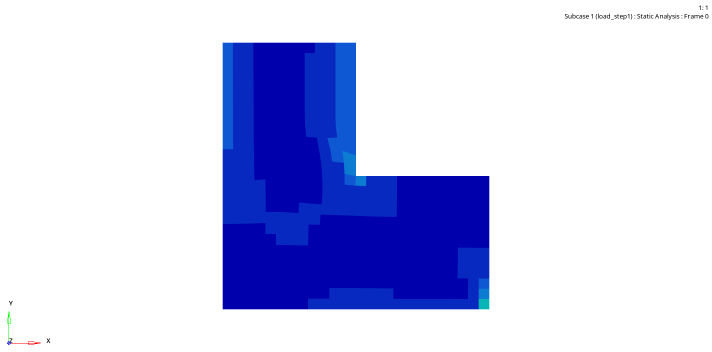
#> input picture datasets/dataset/lq/L_test1.png, 1424 x 704 px (shown at 1/2 size); its folder holds 4 pictures in this run
$ python downsize.py
#> lines starting #> are read from the running program, lines starting #| are printed output that depends on the picture
from PIL import Image
import os
# import glob

current_dir = os.getcwd()
print(current_dir)
files = os.listdir(current_dir + '/lq')
files = [f for f in files if os.path.isfile(os.path.join(current_dir + '/lq/', f))]
# print(files)
# print(files)
for f in files:
    img = Image.open(current_dir + '/lq/' + f)
#> img is the input picture: PIL image 1424x704 RGB; mean R, G, B 201.2, 204.9, 239
    img_resize = img.resize((int(img.width / 4), int(img.height / 4)))
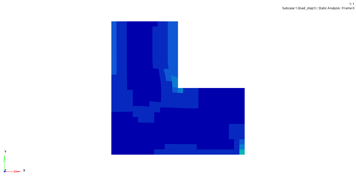
#> img_resize: PIL image 356x176 RGB; mean R, G, B 201.2, 204.8, 239
    # img_resize.save(current_dir + '/lq_x4/' + f)
    # print(f+' done')
    print(f, img_resize.size)
#| L_test1.png (356, 176)
#> pass 2 of the loop `for f in files:`:
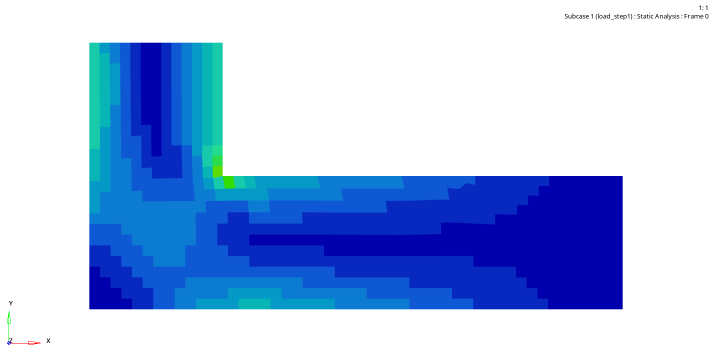
#> input picture datasets/dataset/lq/L_test10.png, 1424 x 704 px (shown at 1/2 size)
#> img is the input picture: PIL image 1424x704 RGB; mean R, G, B 167.2, 189.6, 232.5
#> `img_resize = img.resize((int(img.width / 4), int(img.height / 4)))`:
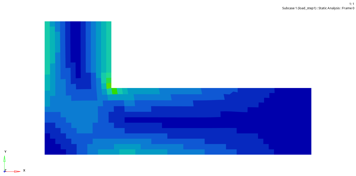
#> img_resize: PIL image 356x176 RGB; mean R, G, B 167.2, 189.5, 232.5
#| L_test10.png (356, 176)
#> pass 3 of the loop `for f in files:`:
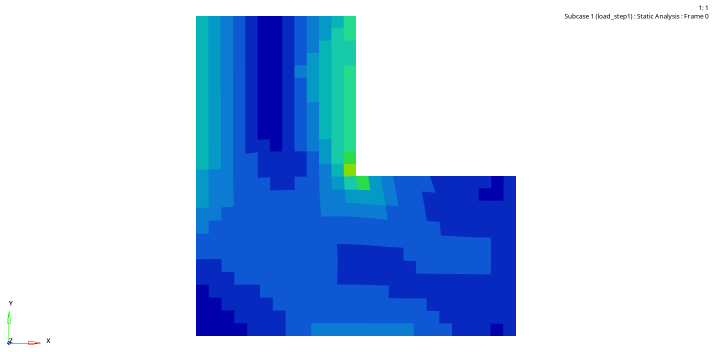
#> input picture datasets/dataset/lq/L_test2.png, 1424 x 704 px (shown at 1/2 size)
#> img is the input picture: PIL image 1424x704 RGB; mean R, G, B 180.1, 203, 237
#> `img_resize = img.resize((int(img.width / 4), int(img.height / 4)))`:
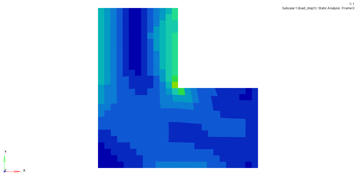
#> img_resize: PIL image 356x176 RGB; mean R, G, B 180, 203, 237
#| L_test2.png (356, 176)
#> the loop made 4 passes; the first 3 are shown

# lq_path = '/lq'
# img = Image.open('/Users/maruyan/desktop/鈴木研/SR_experiments/dataset/lq/beam_test (1).png')
# print(img.size)
